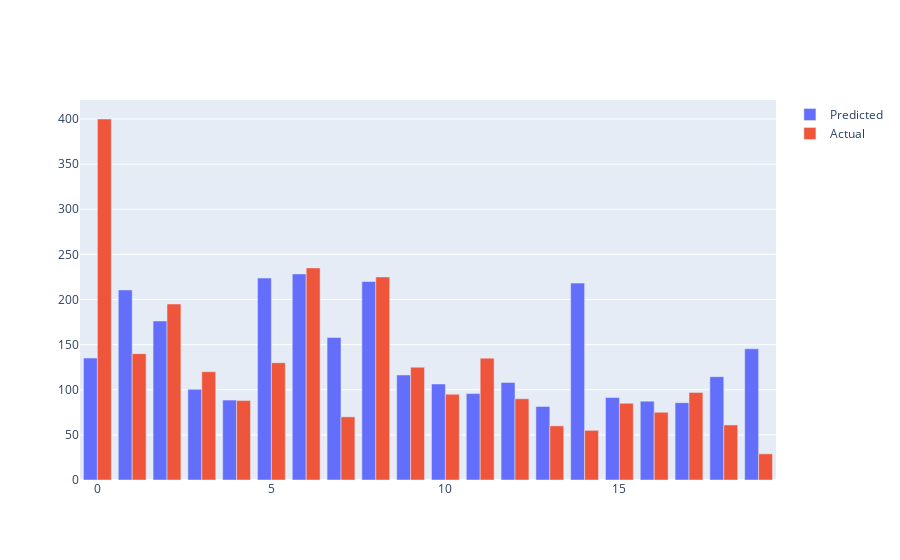

Notebook source saved alongside this figure:
### Code cell
title=['Pred vs Actual']
fig = go.Figure(data=[
    go.Bar(name='Predicted', x=error_diff1.index, y=error_diff1['Predicted Values']),
    go.Bar(name='Actual', x=error_diff1.index, y=error_diff1['Actual Values'])
])

fig.update_layout(barmode='group')
fig.show()

### Figure 1 — Plotly figure (JSON) as saved in the notebook; plotly's stock layout.template omitted (floating-point values rounded to 4 significant figures)
{"data": [{"name": "Predicted", "type": "bar", "x": [0, 1, 2, 3, 4, 5, 6, 7, 8, 9, 10, 11, 12, 13, 14, 15, 16, 17, 18, 19], "y": [135.1, 210.6, 176.2, 100.4, 88.55, 223.8, 228.4, 157.9, 220.0, 116.4, 106.4, 95.77, 108.1, 81.43, 218.2, 91.41, 87.38, 85.71, 114.5, 145.4]}, {"name": "Actual", "type": "bar", "x": [0, 1, 2, 3, 4, 5, 6, 7, 8, 9, 10, 11, 12, 13, 14, 15, 16, 17, 18, 19], "y": [400, 140, 195, 120, 88, 130, 235, 70, 225, 125, 95, 135, 90, 60, 55, 85, 75, 97, 61, 29]}], "layout": {"barmode": "group"}}
